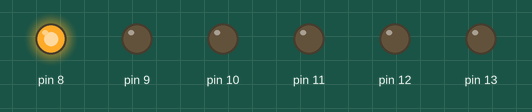
The sketch below on a simulated Arduino Uno, built with avr-gcc and run on an emulated ATmega328P. Parts: output pins drawn as LEDs (lit = HIGH).

Above: at 0.2 s.
At 2.2 s:
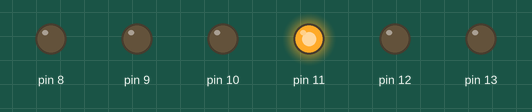
At 4.2 s:
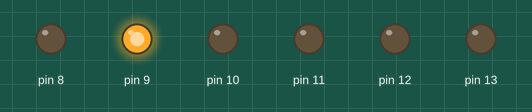
At 5.2 s:
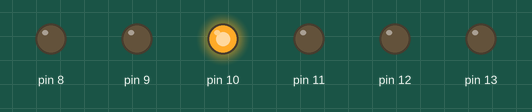
At 7.7 s:
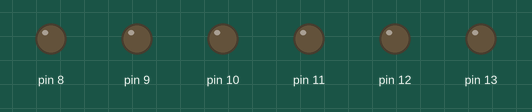
At 15.2 s:
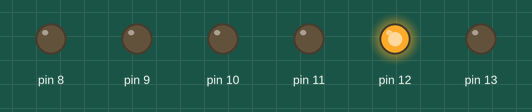
Timing chart, 0 to 15.6 s (numbered marks = the images above):
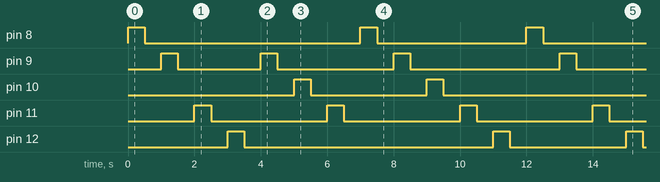

The sketch:

sketch_jun_led_glow_in_formate.ino
```cpp
int i;
void setup() {
  for(i=8;i<=13;i++)
  pinMode(i,OUTPUT);
  // put your setup code here, to run once:

}

void loop() {
  for(i=8;i<10;i++)
  {
    digitalWrite(i,1);
    digitalWrite(13,0);
    delay(500);
    digitalWrite(i,0);
    digitalWrite(13,0);
    delay(500);
  }
  for(i=11;i<13;i++)
  {
    digitalWrite(i,1);
    digitalWrite(13,0);
    delay(500);
    digitalWrite(i,0);
    digitalWrite(13,0);
    delay(500);
  }
  for(i=9;i<12;i++)
  {
    digitalWrite(i,1);
    digitalWrite(13,0);
    delay(500);
    digitalWrite(i,0);
    digitalWrite(13,0);
    delay(500);
  }
   for(i=8;i<13;i++)
  {
    digitalWrite(i,1);
    digitalWrite(13,0);
    delay(500);
    digitalWrite(i,0);
    digitalWrite(13,0);
    delay(500);
  }

  // put your main code here, to run repeatedly:

}
```

Measured:
- by itself, pin 8: repeats every 12.0 s: LOW 6.5 s, HIGH 0.50 s, LOW 4.5 s, HIGH 0.50 s
- by itself, pin 9: repeats every 12.0 s: LOW 2.5 s, HIGH 0.50 s, LOW 3.5 s, HIGH 0.50 s, LOW 4.5 s, HIGH 0.50 s
- by itself, pin 10: repeats every 12.0 s: LOW 3.5 s, HIGH 0.50 s, LOW 7.5 s, HIGH 0.50 s
- by itself, pin 11: alternates HIGH for 0.50 s and LOW for 3.5 s
- by itself, pin 12: repeats every 12.0 s: LOW 7.5 s, HIGH 0.50 s, LOW 3.5 s, HIGH 0.50 s
